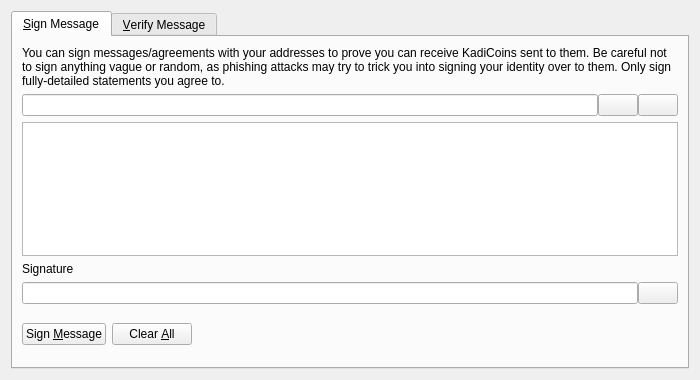
<?xml version="1.0" encoding="UTF-8"?>
<ui version="4.0">
 <class>SignVerifyMessageDialog</class>
 <widget class="QDialog" name="SignVerifyMessageDialog">
  <property name="geometry">
   <rect>
    <x>0</x>
    <y>0</y>
    <width>700</width>
    <height>380</height>
   </rect>
  </property>
  <property name="windowTitle">
   <string>Signatures - Sign / Verify a Message</string>
  </property>
  <property name="modal">
   <bool>true</bool>
  </property>
  <layout class="QVBoxLayout" name="verticalLayout">
   <item>
    <widget class="QTabWidget" name="tabWidget">
     <property name="currentIndex">
      <number>0</number>
     </property>
     <widget class="QWidget" name="tabSignMessage">
      <attribute name="title">
       <string>&amp;Sign Message</string>
      </attribute>
      <layout class="QVBoxLayout" name="verticalLayout_SM">
       <item>
        <widget class="QLabel" name="infoLabel_SM">
         <property name="text">
          <string>You can sign messages/agreements with your addresses to prove you can receive KadiCoins sent to them. Be careful not to sign anything vague or random, as phishing attacks may try to trick you into signing your identity over to them. Only sign fully-detailed statements you agree to.</string>
         </property>
         <property name="textFormat">
          <enum>Qt::PlainText</enum>
         </property>
         <property name="wordWrap">
          <bool>true</bool>
         </property>
        </widget>
       </item>
       <item>
        <layout class="QHBoxLayout" name="horizontalLayout_1_SM">
         <property name="spacing">
          <number>0</number>
         </property>
         <item>
          <widget class="QValidatedLineEdit" name="addressIn_SM">
           <property name="toolTip">
            <string>The KadiCoin address to sign the message with</string>
           </property>
          </widget>
         </item>
         <item>
          <widget class="QPushButton" name="addressBookButton_SM">
           <property name="toolTip">
            <string>Choose previously used address</string>
           </property>
           <property name="text">
            <string/>
           </property>
           <property name="icon">
            <iconset resource="../bitcoin.qrc">
             <normaloff>:/icons/address-book</normaloff>:/icons/address-book</iconset>
           </property>
           <property name="shortcut">
            <string>Alt+A</string>
           </property>
           <property name="autoDefault">
            <bool>false</bool>
           </property>
          </widget>
         </item>
         <item>
          <widget class="QPushButton" name="pasteButton_SM">
           <property name="toolTip">
            <string>Paste address from clipboard</string>
           </property>
           <property name="text">
            <string/>
           </property>
           <property name="icon">
            <iconset resource="../bitcoin.qrc">
             <normaloff>:/icons/editpaste</normaloff>:/icons/editpaste</iconset>
           </property>
           <property name="shortcut">
            <string>Alt+P</string>
           </property>
           <property name="autoDefault">
            <bool>false</bool>
           </property>
          </widget>
         </item>
        </layout>
       </item>
       <item>
        <widget class="QPlainTextEdit" name="messageIn_SM">
         <property name="toolTip">
          <string>Enter the message you want to sign here</string>
         </property>
        </widget>
       </item>
       <item>
        <widget class="QLabel" name="signatureLabel_SM">
         <property name="text">
          <string>Signature</string>
         </property>
         <property name="textFormat">
          <enum>Qt::PlainText</enum>
         </property>
        </widget>
       </item>
       <item>
        <layout class="QHBoxLayout" name="horizontalLayout_2_SM">
         <property name="spacing">
          <number>0</number>
         </property>
         <item>
          <widget class="QLineEdit" name="signatureOut_SM">
           <property name="font">
            <font>
             <italic>true</italic>
            </font>
           </property>
           <property name="readOnly">
            <bool>true</bool>
           </property>
          </widget>
         </item>
         <item>
          <widget class="QPushButton" name="copySignatureButton_SM">
           <property name="toolTip">
            <string>Copy the current signature to the system clipboard</string>
           </property>
           <property name="text">
            <string/>
           </property>
           <property name="icon">
            <iconset resource="../bitcoin.qrc">
             <normaloff>:/icons/editcopy</normaloff>:/icons/editcopy</iconset>
           </property>
           <property name="autoDefault">
            <bool>false</bool>
           </property>
          </widget>
         </item>
        </layout>
       </item>
       <item>
        <layout class="QHBoxLayout" name="horizontalLayout_3_SM">
         <item>
          <widget class="QPushButton" name="signMessageButton_SM">
           <property name="toolTip">
            <string>Sign the message to prove you own this KadiCoin address</string>
           </property>
           <property name="text">
            <string>Sign &amp;Message</string>
           </property>
           <property name="icon">
            <iconset resource="../bitcoin.qrc">
             <normaloff>:/icons/edit</normaloff>:/icons/edit</iconset>
           </property>
           <property name="autoDefault">
            <bool>false</bool>
           </property>
          </widget>
         </item>
         <item>
          <widget class="QPushButton" name="clearButton_SM">
           <property name="toolTip">
            <string>Reset all sign message fields</string>
           </property>
           <property name="text">
            <string>Clear &amp;All</string>
           </property>
           <property name="icon">
            <iconset resource="../bitcoin.qrc">
             <normaloff>:/icons/remove</normaloff>:/icons/remove</iconset>
           </property>
           <property name="autoDefault">
            <bool>false</bool>
           </property>
          </widget>
         </item>
         <item>
          <spacer name="horizontalSpacer_1_SM">
           <property name="orientation">
            <enum>Qt::Horizontal</enum>
           </property>
           <property name="sizeHint" stdset="0">
            <size>
             <width>40</width>
             <height>48</height>
            </size>
           </property>
          </spacer>
         </item>
         <item>
          <widget class="QLabel" name="statusLabel_SM">
           <property name="font">
            <font>
             <weight>75</weight>
             <bold>true</bold>
            </font>
           </property>
           <property name="text">
            <string/>
           </property>
           <property name="wordWrap">
            <bool>true</bool>
           </property>
          </widget>
         </item>
         <item>
          <spacer name="horizontalSpacer_2_SM">
           <property name="orientation">
            <enum>Qt::Horizontal</enum>
           </property>
           <property name="sizeHint" stdset="0">
            <size>
             <width>40</width>
             <height>48</height>
            </size>
           </property>
          </spacer>
         </item>
        </layout>
       </item>
      </layout>
     </widget>
     <widget class="QWidget" name="tabVerifyMessage">
      <attribute name="title">
       <string>&amp;Verify Message</string>
      </attribute>
      <layout class="QVBoxLayout" name="verticalLayout_VM">
       <item>
        <widget class="QLabel" name="infoLabel_VM">
         <property name="text">
          <string>Enter the receiver's address, message (ensure you copy line breaks, spaces, tabs, etc. exactly) and signature below to verify the message. Be careful not to read more into the signature than what is in the signed message itself, to avoid being tricked by a man-in-the-middle attack. Note that this only proves the signing party receives with the address, it cannot prove sendership of any transaction!</string>
         </property>
         <property name="textFormat">
          <enum>Qt::PlainText</enum>
         </property>
         <property name="alignment">
          <set>Qt::AlignLeading|Qt::AlignLeft|Qt::AlignTop</set>
         </property>
         <property name="wordWrap">
          <bool>true</bool>
         </property>
        </widget>
       </item>
       <item>
        <layout class="QHBoxLayout" name="horizontalLayout_1_VM">
         <property name="spacing">
          <number>0</number>
         </property>
         <item>
          <widget class="QValidatedLineEdit" name="addressIn_VM">
           <property name="toolTip">
            <string>The KadiCoin address the message was signed with</string>
           </property>
          </widget>
         </item>
         <item>
          <widget class="QPushButton" name="addressBookButton_VM">
           <property name="toolTip">
            <string>Choose previously used address</string>
           </property>
           <property name="text">
            <string/>
           </property>
           <property name="icon">
            <iconset resource="../bitcoin.qrc">
             <normaloff>:/icons/address-book</normaloff>:/icons/address-book</iconset>
           </property>
           <property name="shortcut">
            <string>Alt+A</string>
           </property>
           <property name="autoDefault">
            <bool>false</bool>
           </property>
          </widget>
         </item>
        </layout>
       </item>
       <item>
        <widget class="QPlainTextEdit" name="messageIn_VM"/>
       </item>
       <item>
        <widget class="QValidatedLineEdit" name="signatureIn_VM"/>
       </item>
       <item>
        <layout class="QHBoxLayout" name="horizontalLayout_2_VM">
         <item>
          <widget class="QPushButton" name="verifyMessageButton_VM">
           <property name="toolTip">
            <string>Verify the message to ensure it was signed with the specified KadiCoin address</string>
           </property>
           <property name="text">
            <string>Verify &amp;Message</string>
           </property>
           <property name="icon">
            <iconset resource="../bitcoin.qrc">
             <normaloff>:/icons/transaction_0</normaloff>:/icons/transaction_0</iconset>
           </property>
           <property name="autoDefault">
            <bool>false</bool>
           </property>
          </widget>
         </item>
         <item>
          <widget class="QPushButton" name="clearButton_VM">
           <property name="toolTip">
            <string>Reset all verify message fields</string>
           </property>
           <property name="text">
            <string>Clear &amp;All</string>
           </property>
           <property name="icon">
            <iconset resource="../bitcoin.qrc">
             <normaloff>:/icons/remove</normaloff>:/icons/remove</iconset>
           </property>
           <property name="autoDefault">
            <bool>false</bool>
           </property>
          </widget>
         </item>
         <item>
          <spacer name="horizontalSpacer_1_VM">
           <property name="orientation">
            <enum>Qt::Horizontal</enum>
           </property>
           <property name="sizeHint" stdset="0">
            <size>
             <width>40</width>
             <height>48</height>
            </size>
           </property>
          </spacer>
         </item>
         <item>
          <widget class="QLabel" name="statusLabel_VM">
           <property name="font">
            <font>
             <weight>75</weight>
             <bold>true</bold>
            </font>
           </property>
           <property name="text">
            <string/>
           </property>
           <property name="wordWrap">
            <bool>true</bool>
           </property>
          </widget>
         </item>
         <item>
          <spacer name="horizontalSpacer_2_VM">
           <property name="orientation">
            <enum>Qt::Horizontal</enum>
           </property>
           <property name="sizeHint" stdset="0">
            <size>
             <width>40</width>
             <height>48</height>
            </size>
           </property>
          </spacer>
         </item>
        </layout>
       </item>
      </layout>
     </widget>
    </widget>
   </item>
  </layout>
 </widget>
 <customwidgets>
  <customwidget>
   <class>QValidatedLineEdit</class>
   <extends>QLineEdit</extends>
   <header>qvalidatedlineedit.h</header>
  </customwidget>
 </customwidgets>
 <resources>
  <include location="../bitcoin.qrc"/>
 </resources>
 <connections/>
</ui>
